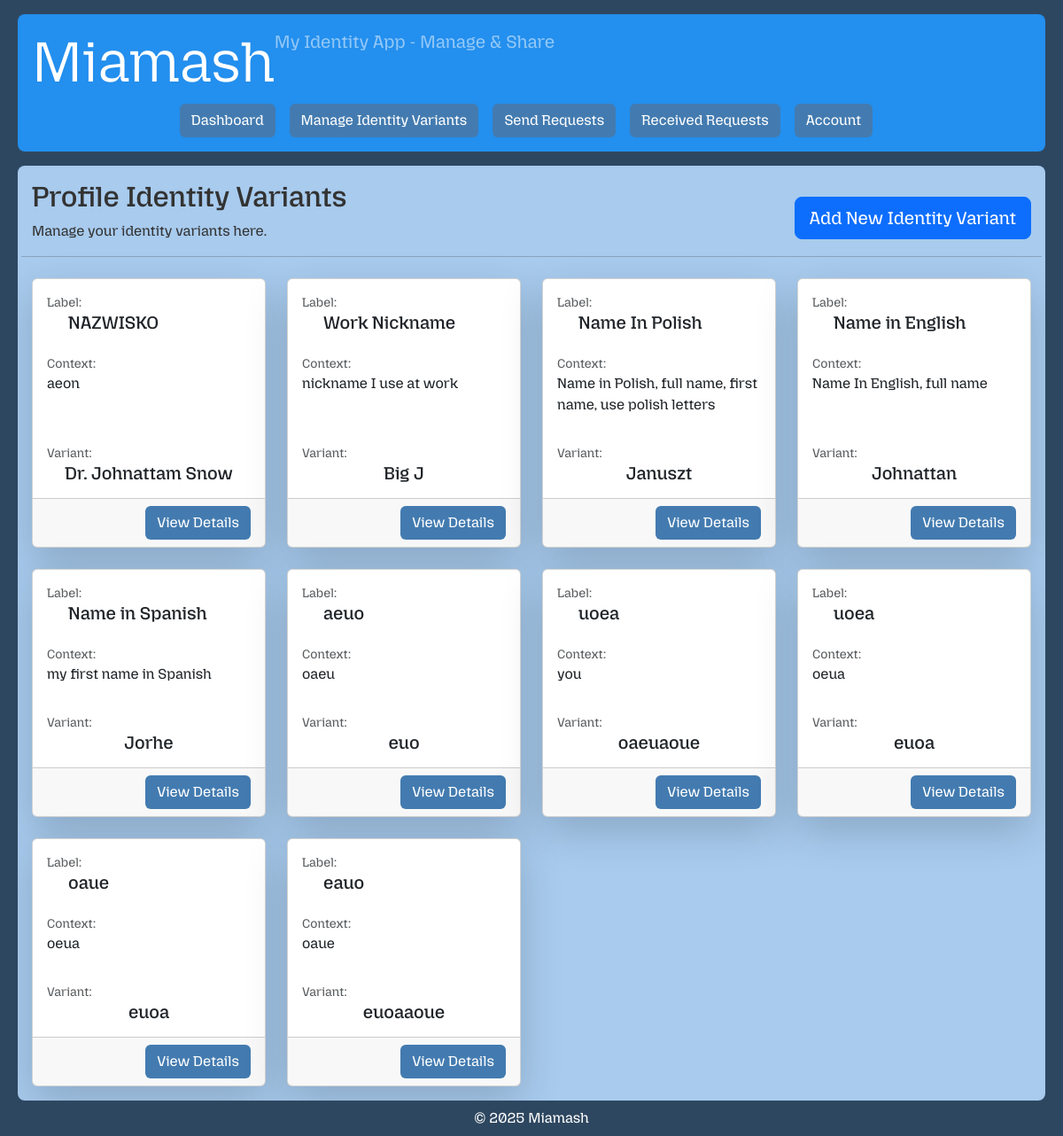
/profile/identity-variant/ (signed in), run on the app's committed database.
### core/models.py (models this page shows, shortened)
class ProfileIdentityVariant(models.Model):
    user = models.ForeignKey(User, on_delete=models.CASCADE, related_name='identity_variants')
    label = models.CharField(max_length=50)
    context = models.TextField(blank=True)
    variant = models.CharField(max_length=100)

### web/views.py (the view)
# urls.py: path('profile/identity-variant/', ProfileIdentityVariantListView.as_view(), name='profile-identity-variant-list'),
class ProfileIdentityVariantListView(ProfileIdentityVariantOwnerPermissionMixin, ListView):
    template_name = 'private/profile_identity_variant_list.html'
    context_object_name = 'profile_identity_variants'

### web/permissions.py (called while the page is built)
    def get_queryset(self):
        return self.model.objects.filter(user=self.request.user)

### web/templates/private/profile_identity_variant_list.html
{% extends "private/base.html" %}
{% block content %}
    <div class="row align-items-center mb-2">
        <div class="col">
            <h2>Profile Identity Variants</h2>
            <p>Manage your identity variants here.</p>
        </div>
        <div class="col-auto">
            <a class="btn btn-primary btn-lg" href="{% url 'profile-identity-variant-create' %}">Add New Identity Variant</a>
        </div>
        <hr>
    </div>
    {% if profile_identity_variants %}
        <div class="row row-cols-1 row-cols-sm-1 row-cols-md-2 row-cols-lg-3 row-cols-xl-4 row-cols-xxl-5  g-4">
            {% for variant in profile_identity_variants %}
                <div class="col">
                    <div class="card h-100 mb-3 shadow-lg">
                        <div class="card-body d-flex flex-column">
                            <p class="text-muted mb-0 small">Label:</p>
                            <h5 class="card-text ps-4 ">{{ variant.label }}</h5>
                            <p class="text-muted mb-0 mt-3 small">Context:</p>
                            <p class="card-text">{{ variant.context }}</p>
                            <div class="flex-grow-1"></div>
                            <p class="text-muted mb-0 small">Variant:</p>
                            <h5 class="card-text text-center">{{ variant.variant }}</h5>
                        </div>
                        <div class="card-footer text-end">
                            <a class="btn btn-blue" href="{% url 'profile-identity-variant-detail' variant.id %}">View Details</a>
                        </div>
                    </div>
                </div>
            {% endfor %}
        </div>
    {% else %}
        <p>No variants at the moment... Go ahead and add a new one !</p>
    {% endif %}
{% endblock %}

### web/static/css/private/base.css (style rules this page uses)
body { font-family: 'MozillaHeadline', Arial, sans-serif; color: #333; background-color: rgb(46, 71, 96); height: 100vh; display: flex; flex-direction: column; }
.btn-blue { background-color: #437bb0; color: white; }

### data on the page
ProfileIdentityVariant: label "NAZWISKO", context "aeon", variant "Dr. Johnattam Snow"
ProfileIdentityVariant: label "Work Nickname", context "nickname I use at work", variant "Big J"
ProfileIdentityVariant: label "Name In Polish", context "Name in Polish, full name, first name, use polish letters", variant "Januszt"
ProfileIdentityVariant: label "Name in English", context "Name In English, full name", variant "Johnattan"
ProfileIdentityVariant: label "Name in Spanish", context "my first name in Spanish", variant "Jorhe"
ProfileIdentityVariant: label "aeuo", context "oaeu", variant "euo"
ProfileIdentityVariant: label "uoea", context "you", variant "oaeuaoue"
ProfileIdentityVariant: label "uoea", context "oeua", variant "euoa"
ProfileIdentityVariant: label "oaue", context "oeua", variant "euoa"
ProfileIdentityVariant: label "eauo", context "oaue", variant "euoaaoue"
